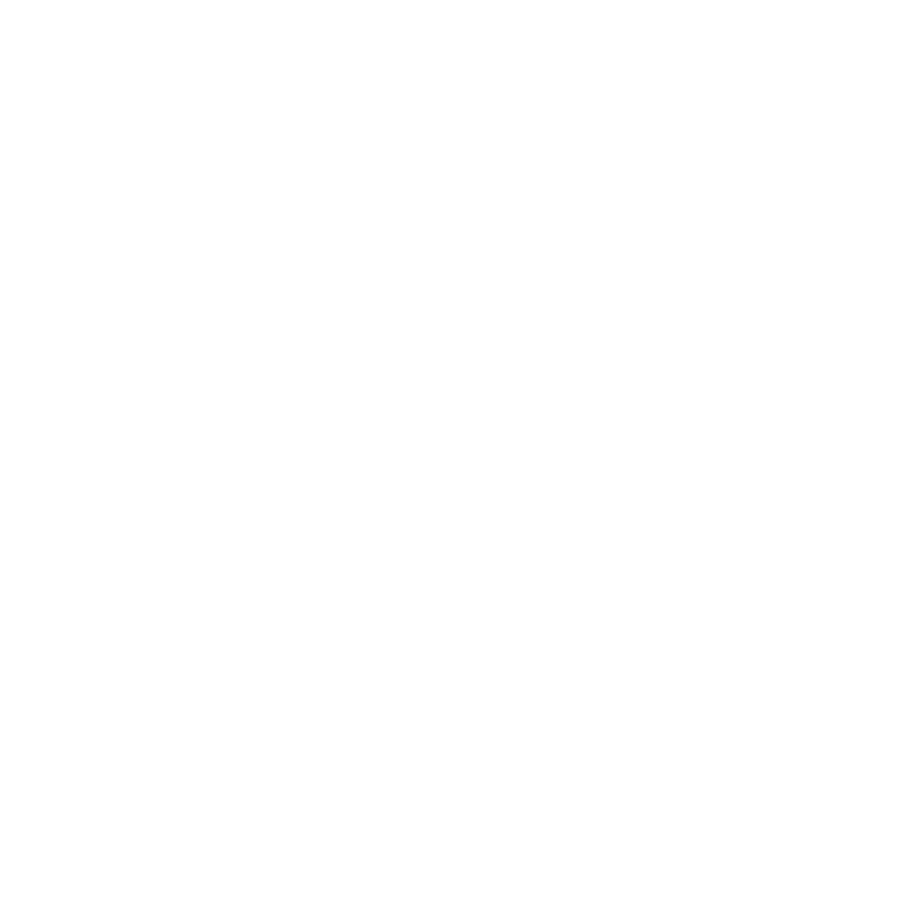
Frame 1 (no input)
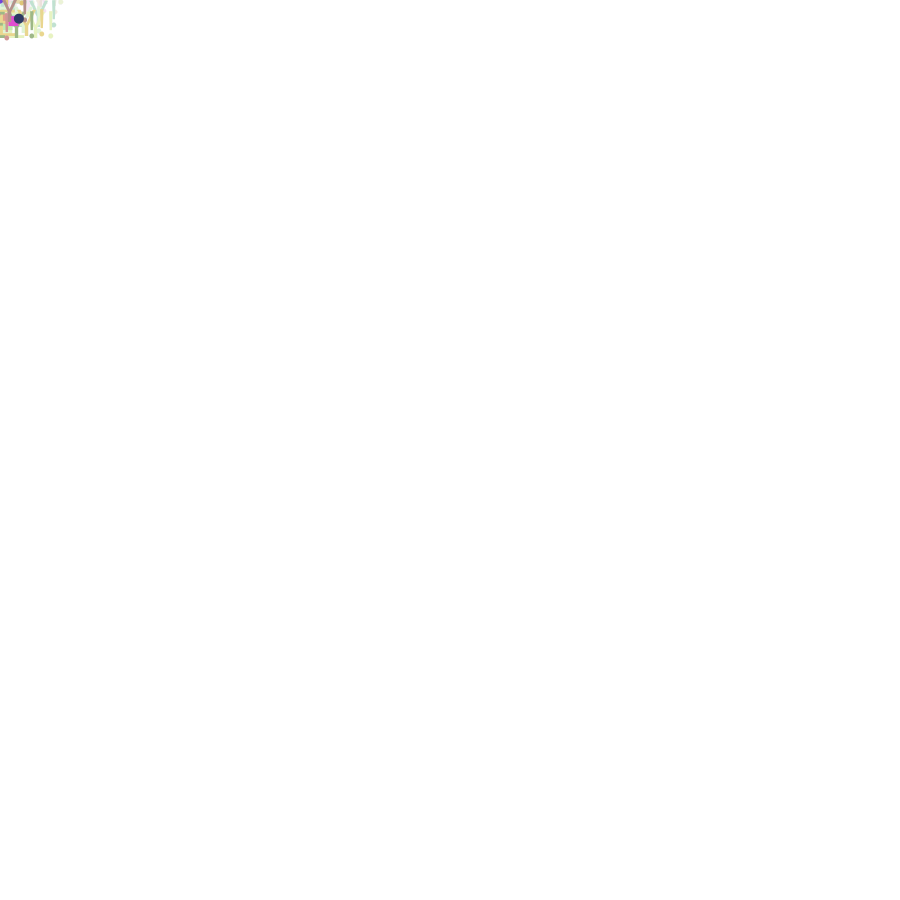
Frame 60 (the mouse pressed at the canvas centre just before this capture)
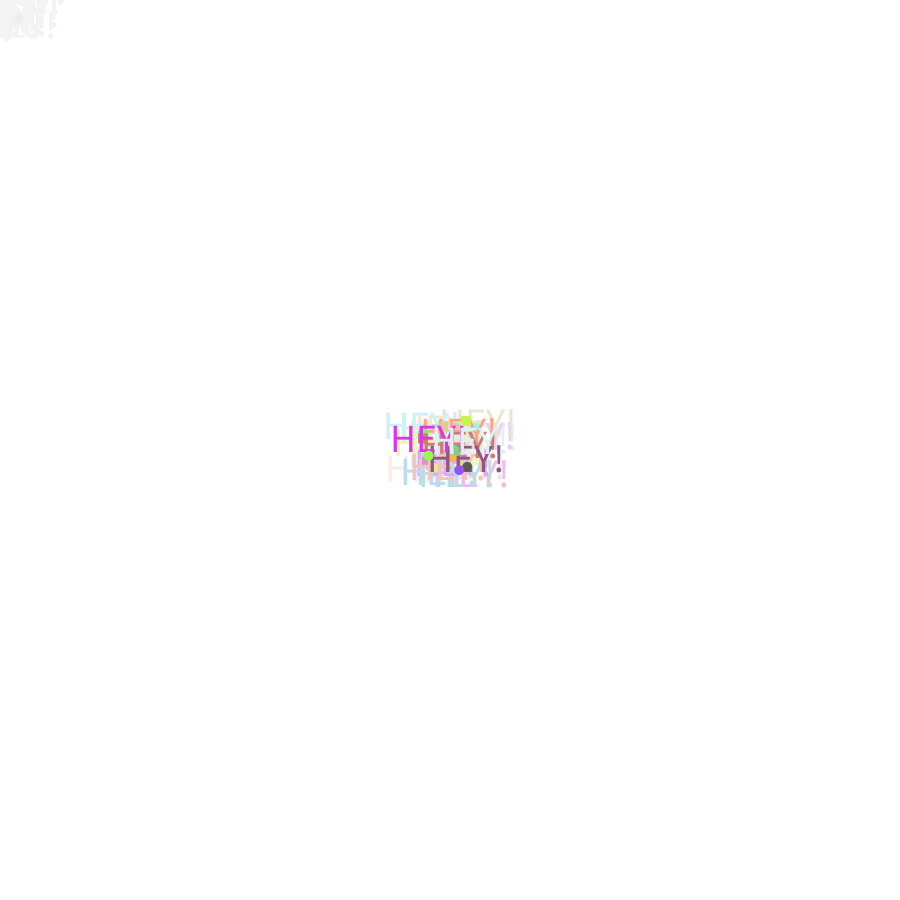
Frame 120 (the mouse held since frame 60 and released just before this capture)

The Processing sketch that drew these frames (run headless with seeded random() and noise(); from frame 60 on, the mouse is pressed at the canvas centre):

// Processing sketch: randomShapes_transparency
// ── randomShapes_transparency.pde
void setup(){
  size (900,900);
  background(255,255,255);
  noStroke();
 //frameRate(1);
 
 //make sure everything is drawn from the center
 rectMode(CENTER);
 textAlign(CENTER,CENTER);
 textSize(40);
}

void draw() {
  fill(255,255,255,10);
  rect(width/2,height/2,width,height);
 //generate a random position near the mouse
 float x = mouseX + random(-30,30);
 float y = mouseY + random(-30,30);
 
 //create random values for r,g,b vars
  float r = random(255);
  float g = random(255);
  float b = random(255);
  
  //use those vsriables to set the fill color
  fill(r,g,b);
  
  //determine which shape to draw
  int shapeChoice = int(random(0,3));
  println(shapeChoice);
  
  //logic
  if(shapeChoice == 0) {
    //draw a rectangle
    rect (x,y,10,10);
  }
  if(shapeChoice == 1) {
    //draw a ellipse
    ellipse(x,y,10,10);
  }
  
 if(shapeChoice == 2) {
    //draw a ellipse
    text("HEY!",x,y);
  }
}
